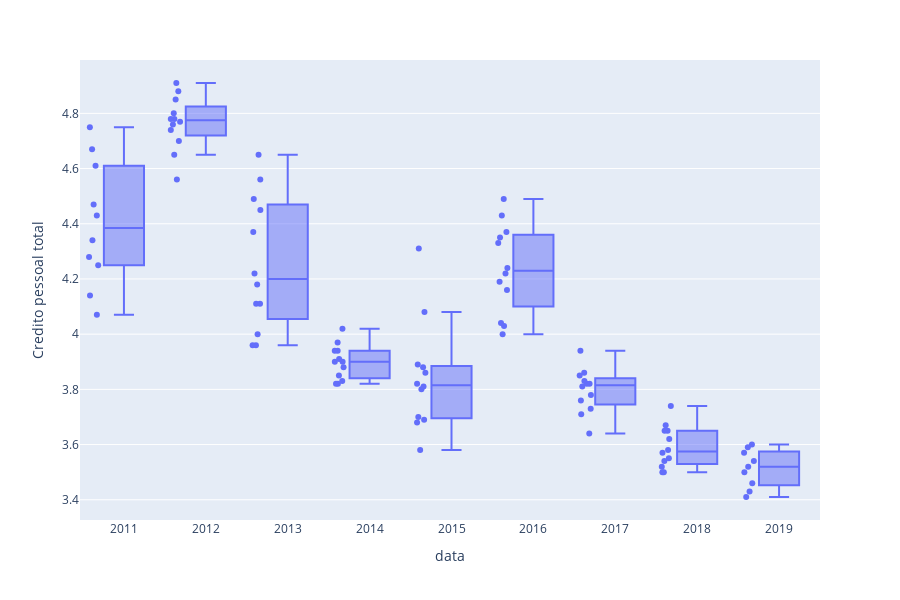

Notebook cell for this chart:
### Code cell
import plotly.express as px
#Transformando em ano

uri = "https://raw.githubusercontent.com/TanKinWah/Arquivos_python/master/Inadimplencia_cc.csv"

df = pd.read_csv(uri, encoding='iso-8859-1', delimiter = ';')

df["Credito pessoal total"]= df["Credito pessoal total"].str.replace(',', ".").astype(str)
df["Credito pessoal consignado"]= df["Credito pessoal consignado"].str.replace(',', ".").astype(float)
df["Credito pessoal não consignado"]= df["Credito pessoal não consignado"].str.replace(',', ".").astype(float)
df["data"]= df["data"].apply(pd.to_datetime)
df["data"]= (df['data']).dt.year
#Plotar boxplot
fig = px.box(df, x="data", y="Credito pessoal total", points="all")
fig.show()

### Figure 1 — Plotly figure (JSON) as saved in the notebook; plotly's stock layout.template omitted (floating-point values rounded to 4 significant figures)
{"data": [{"alignmentgroup": "True", "boxpoints": "all", "hoverlabel": {"namelength": 0}, "hovertemplate": "data=%{x}<br>Credito pessoal total=%{y}", "legendgroup": "", "marker": {"color": "#636efa"}, "name": "", "notched": false, "offsetgroup": "", "orientation": "v", "showlegend": false, "type": "box", "x": [2011, 2011, 2011, 2011, 2011, 2011, 2011, 2011, 2011, 2011, 2012, 2012, 2012, 2012, 2012, 2012, 2012, 2012, 2012, 2012, 2012, 2012, 2013, 2013, 2013, 2013, 2013, 2013, 2013, 2013, 2013, 2013, 2013, 2013, 2014, 2014, 2014, 2014, 2014, 2014, 2014, 2014, 2014, 2014, 2014, 2014, 2015, 2015, 2015, 2015, 2015, 2015, 2015, 2015, 2015, 2015, 2015, 2015, 2016, 2016, 2016, 2016, 2016, 2016, 2016, 2016, 2016, 2016, 2016, 2016, 2017, 2017, 2017, 2017, 2017, 2017, 2017, 2017, 2017, 2017, 2017, 2017, 2018, 2018, 2018, 2018, 2018, 2018, 2018, 2018, 2018, 2018, 2018, 2018, 2019, 2019, 2019, 2019, 2019, 2019, 2019, 2019, 2019], "x0": " ", "xaxis": "x", "y": ["4.07", "4.14", "4.28", "4.25", "4.34", "4.43", "4.47", "4.61", "4.67", "4.75", "4.85", "4.78", "4.56", "4.65", "4.78", "4.74", "4.8", "4.91", "4.88", "4.77", "4.7", "4.76", "4.65", "4.56", "4.49", "4.37", "4.45", "4.18", "4.22", "4.11", "4.11", "4", "3.96", "3.96", "3.91", "3.82", "3.88", "3.9", "4.02", "3.85", "3.94", "3.97", "3.94", "3.9", "3.83", "3.82", "3.89", "3.88", "3.69", "3.7", "3.8", "3.58", "3.68", "3.81", "3.86", "3.82", "4.08", "4.31", "4.33", "4.37", "4.35", "4.49", "4.43", "4.16", "4.19", "4.22", "4.24", "4.04", "4.03", "4", "3.94", "3.83", "3.85", "3.82", "3.86", "3.71", "3.73", "3.82", "3.76", "3.81", "3.78", "3.64", "3.74", "3.65", "3.65", "3.67", "3.62", "3.57", "3.58", "3.55", "3.5", "3.52", "3.5", "3.54", "3.52", "3.41", "3.46", "3.43", "3.54", "3.57", "3.59", "3.5", "3.6"], "y0": " ", "yaxis": "y"}], "layout": {"boxmode": "group", "height": 600, "legend": {"tracegroupgap": 0}, "margin": {"t": 60}, "xaxis": {"anchor": "y", "domain": [0, 1], "title": {"text": "data"}}, "yaxis": {"anchor": "x", "domain": [0, 1], "title": {"text": "Credito pessoal total"}}}}
